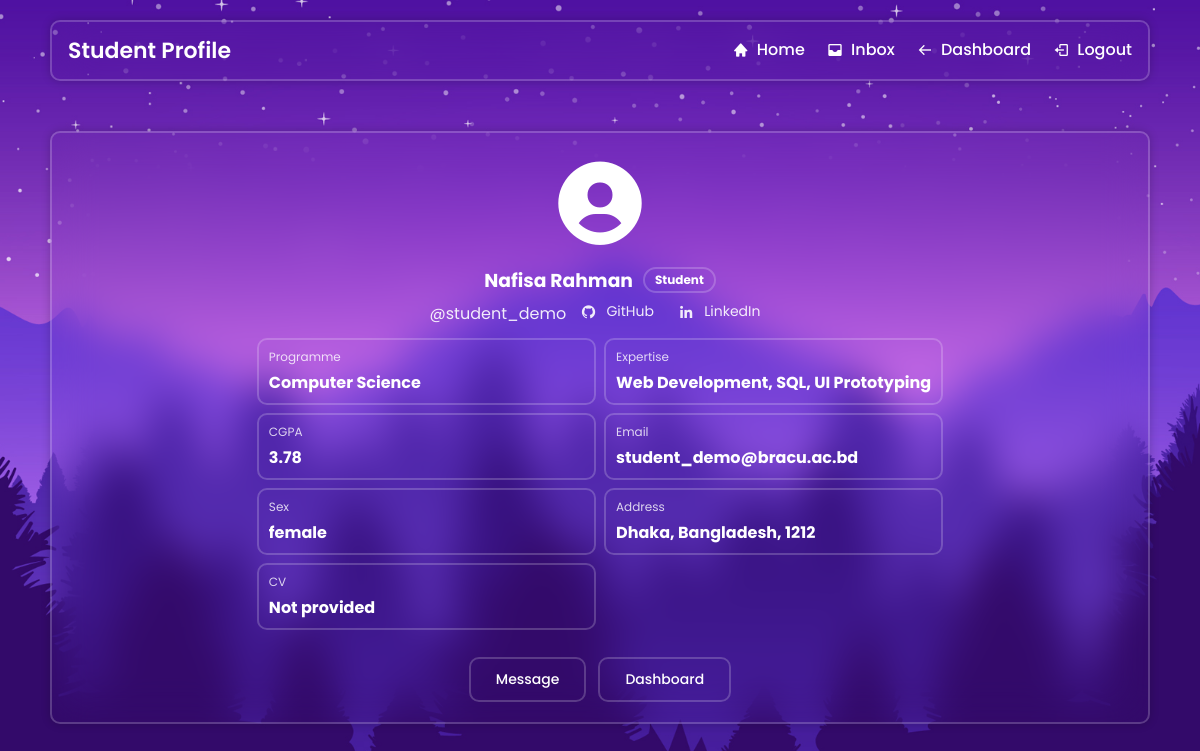
Page /view_student_profile.php?user_id=2 (signed in) on the committed database.
### tables this page shows
CREATE TABLE IF NOT EXISTS students (
    user_id INT UNSIGNED NOT NULL,
    programme VARCHAR(255) NOT NULL,
    expertise VARCHAR(255) NOT NULL,
    cv VARCHAR(255) NOT NULL,
    cgpa DECIMAL(4,2) NOT NULL DEFAULT 0.00,
    email VARCHAR(255) NOT NULL,
    github VARCHAR(255) NOT NULL,
    linkedin VARCHAR(255) NOT NULL,
    sex ENUM('male', 'female', 'other') NOT NULL DEFAULT 'other',
    city VARCHAR(100) NOT NULL,
    country VARCHAR(100) NOT NULL,
    zip_code VARCHAR(20) NOT NULL,
    PRIMARY KEY (user_id),
    KEY idx_students_programme (programme),
    CONSTRAINT fk_students_user
        FOREIGN KEY (user_id) REFERENCES users (user_id)
        ON DELETE CASCADE
        ON UPDATE CASCADE
);

CREATE TABLE IF NOT EXISTS users (
    user_id INT UNSIGNED NOT NULL AUTO_INCREMENT,
    first_name VARCHAR(100) NOT NULL,
    last_name VARCHAR(100) NOT NULL,
    username VARCHAR(100) NOT NULL,
    password VARCHAR(255) NOT NULL,
    role ENUM('student', 'alumni', 'admin') NOT NULL,
    PRIMARY KEY (user_id),
    UNIQUE KEY uq_users_username (username),
    KEY idx_users_role (role)
);

### auth.php (called while the page is built, shortened)
<?php
function e($value)
{
    return htmlspecialchars((string) ($value ?? ''), ENT_QUOTES, 'UTF-8');
}
function display_value($value, $fallback = 'Not provided')
{
    $value = trim((string) ($value ?? ''));
    return $value;
}
function current_user_role()
{
    return $_SESSION['role'] ?? null;
}
function home_path_for_role($role = null)
{
    $role = $role ?: current_user_role();
    return 'admin_home.php';
}
?>

### view_student_profile.php (the view, shortened to what this page needs)
<?php
require_once('auth.php');
require_once('DBconnect.php');
$viewer_role = current_user_role();
$back_path = $viewer_role === 'alumni' ? 'alumni_search.php' : 'admin_home.php';
$back_label = $viewer_role === 'alumni' ? 'Back to Search' : 'Dashboard';
$profile_error = '';
$student_profile = null;
$user_id = filter_input(INPUT_GET, 'user_id', FILTER_VALIDATE_INT);
if ($user_id === false || $user_id === null) {
    $profile_error = 'Please choose a valid student profile to view.';
} else {
    $sql = "SELECT u.user_id, u.first_name, u.last_name, u.username, u.role,
                   s.programme, s.expertise, s.cv, s.cgpa, s.email, s.github, s.linkedin,
                   s.sex, s.city, s.country, s.zip_code
            FROM users u
            JOIN students s ON u.user_id = s.user_id
            WHERE u.user_id = ? AND u.role = 'student'
            LIMIT 1";
    $stmt = $conn->prepare($sql);
    if (!$stmt) {
        $profile_error = 'We could not load this student profile right now.';
    } else {
        $stmt->bind_param("i", $user_id);
        $stmt->execute();
        $result = $stmt->get_result();
        if ($result && mysqli_num_rows($result) === 1) {
            $student_profile = mysqli_fetch_assoc($result);
        } else {
            $profile_error = 'The requested student profile is not available.';
        }
    }
}
$github_url = $student_profile && filter_var($student_profile['github'], FILTER_VALIDATE_URL) ? $student_profile['github'] : '';
$linkedin_url = $student_profile && filter_var($student_profile['linkedin'], FILTER_VALIDATE_URL) ? $student_profile['linkedin'] : '';
$cv_path = $student_profile && trim((string) $student_profile['cv']) !== '' && strcasecmp((string) $student_profile['cv'], 'Not Provided') !== 0
    ? $student_profile['cv']
    : '';
$address_parts = [];
if ($student_profile) {
    foreach (['city', 'country'] as $field) {
        $value = display_value($student_profile[$field], '');
        if ($value !== '') {
            $address_parts[] = $value;
        }
    }
    $zip_value = display_value($student_profile['zip_code'], '');
    if ($zip_value !== '') {
        $address_parts[] = $zip_value;
    }
}
$address_display = !empty($address_parts) ? implode(', ', $address_parts) : 'Not provided';
?>
<!DOCTYPE html>
<html lang="en">
<head>
  <link rel="stylesheet" href="style.css" />
  <link rel="stylesheet" href="student_profile_style.css" />
  <link href="https://unpkg.com/boxicons@2.1.4/css/boxicons.min.css" rel="stylesheet" />
</head>
<body>
  <div class="page">
    <header class="glass hdr">
      <div class="title">Student Profile</div>
      <nav class="links">
        <a href="<?php echo e(home_path_for_role()); ?>"><i class='bx bxs-home'></i><span>Home</span></a>
        <a href="inbox.php"><i class='bx bxs-inbox'></i><span>Inbox</span></a>
        <a href="<?php echo e($back_path); ?>"><i class='bx bx-arrow-back'></i><span><?php echo e($back_label); ?></span></a>
        <a href="logout.php"><i class='bx bx-log-out'></i><span>Logout</span></a>
      </nav>
    </header>
    <section class="dash">
      <section class="glass card profile">
        <?php if ($profile_error): ?>
          <div class="notice-card">
            <h3>Profile Not Available</h3>
            <p class="notice-text"><?php echo e($profile_error); ?></p>
            <div class="profile-actions">
              <a href="<?php echo e($back_path); ?>" class="btn edit-btn"><?php echo e($back_label); ?></a>
            </div>
          </div>
        <?php else: ?>
          <div class="profile-content">
            <div class="avatar"><i class='bx bxs-user-circle'></i></div>
            <div class="info">
              <h3 class="name"><?php echo e($student_profile['first_name'] . ' ' . $student_profile['last_name']); ?> <span class="role-pill">Student</span></h3>
              <p class="handle">
                @<?php echo e($student_profile['username']); ?>
                <?php if ($github_url): ?>
                  <a href="<?php echo e($github_url); ?>" target="_blank" rel="noopener noreferrer"><i class='bx bxl-github'></i> GitHub</a>
                <?php endif; ?>
                <?php if ($linkedin_url): ?>
                  <a href="<?php echo e($linkedin_url); ?>" target="_blank" rel="noopener noreferrer"><i class='bx bxl-linkedin'></i> LinkedIn</a>
                <?php endif; ?>
              </p>
              <div class="grid-info">
                <div class="row"><span>Programme</span><strong><?php echo e(display_value($student_profile['programme'])); ?></strong></div>
                <div class="row"><span>Expertise</span><strong><?php echo e(display_value($student_profile['expertise'])); ?></strong></div>
                <div class="row"><span>CGPA</span><strong><?php echo e(display_value($student_profile['cgpa'], 'Not available')); ?></strong></div>
                <div class="row"><span>Email</span><strong><?php echo e(display_value($student_profile['email'])); ?></strong></div>
                <div class="row"><span>Sex</span><strong><?php echo e(display_value($student_profile['sex'])); ?></strong></div>
                <div class="row"><span>Address</span><strong><?php echo e($address_display); ?></strong></div>
                <div class="row"><span>CV</span><strong><?php if ($cv_path): ?><a href="<?php echo e($cv_path); ?>" target="_blank" rel="noopener noreferrer">View CV</a><?php else: ?>Not provided<?php endif; ?></strong></div>
              </div>
            </div>
          </div>
          <div class="profile-actions">
            <a href="inbox.php?to=<?php echo e($student_profile['user_id']); ?>" class="btn edit-btn">Message</a>
            <a href="<?php echo e($back_path); ?>" class="btn edit-btn"><?php echo e($back_label); ?></a>
          </div>
        <?php endif; ?>
      </section>
    </section>
  </div>
</body>
</html>

### style.css (style rules this page uses)
* { margin: 0; padding: 0; box-sizing: border-box; font-family: "Poppins", sans-serif; }
body { display: flex; justify-content: center; align-items: center; min-height: 100vh; background: url('img.jpg') no-repeat; background-size: cover; background-position: center; }

### student_profile_style.css (style rules this page uses)
body { display: block !important; justify-content: initial !important; align-items: initial !important; min-height: 100vh; }
.glass { background: transparent; border: 2px solid rgba(255, 255, 255, .2); backdrop-filter: blur(20px); box-shadow: 0 0 10px rgba(0, 0, 0, .2); color: #fff; border-radius: 10px; }
.page { width: min(1100px, 92%); margin: 20px auto; }
.hdr { display: flex; justify-content: space-between; align-items: center; padding: 12px 16px; }
.hdr .title { font-size: 22px; font-weight: 600; }
.hdr .links a { color: #fff; text-decoration: none; margin-left: 18px; display: inline-flex; align-items: center; gap: 8px; font-weight: 500; }
.dash { margin-top: 16px; display: flex; justify-content: center; align-items: flex-start; gap: 20px; min-height: calc(100vh - 140px); flex-direction: column; }
.card { padding: 15px; width: 100%; }
.profile { display: flex; flex-direction: column; align-items: center; gap: 12px; max-height: calc(100vh - 140px); overflow-y: auto; padding: 20px; box-sizing: border-box; position: relative; width: 100%; }
.profile-content { display: flex; flex-direction: column; align-items: center; gap: 12px; text-align: center; }
.avatar i { font-size: 100px; }
.info { width: 100%; }
.name { margin: 0 0 6px; display: flex; align-items: center; justify-content: center; gap: 10px; }
.role-pill { border: 2px solid rgba(255, 255, 255, .2); border-radius: 999px; padding: 2px 10px; font-size: 12px; }
.handle { margin: 0 0 12px; opacity: .9; }
.grid-info { width: 100%; display: grid; grid-template-columns: repeat(2, minmax(150px, 1fr)); gap: 8px; text-align: left; }
.grid-info .row { border: 2px solid rgba(255, 255, 255, .2); border-radius: 10px; padding: 8px 10px; }
.grid-info .row span { display: block; font-size: 12px; opacity: .8; margin-bottom: 4px; }
.grid-info .row strong { font-size: 16px; }
.handle a { color: #fff; text-decoration: none; font-size: 14px; margin: 0 10px; display: inline-flex; align-items: center; gap: 5px; }
.handle i { font-size: 16px; margin-right: 5px; }
.profile-actions { width: 100%; display: flex; justify-content: center; gap: 12px; flex-wrap: wrap; margin-top: 15px; }
.edit-btn { padding: 10px 25px !important; background: transparent !important; color: #fff !important; border: 2px solid rgba(255, 255, 255, .2) !important; border-radius: 10px !important; font-size: 14px !important; font-weight: 500 !important; text-decoration: none !important; cursor: pointer !important; transition: all 0.3s ease !important; }

### rows in the picture
students: user_id.last_name "Nafisa Rahman", user_id.username "student_demo", programme "Computer Science", expertise "Web Development, SQL, UI Prototyping", cgpa "3.78", email "student_demo@bracu.ac.bd", sex "female"

### other values in the picture
$back_label "Dashboard"
$address_display "Dhaka, Bangladesh, 1212"
